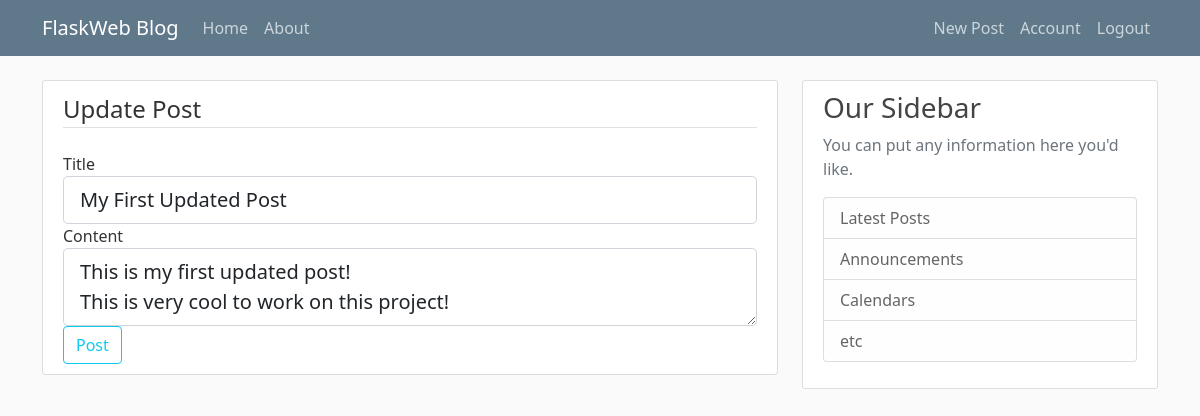
Screenshot of /post/1/update (signed in) with the database file from the repository.
### flaskweb/models.py (models this page shows, shortened)
class Post(db.Model):
    id = db.Column(db.Integer, primary_key=True)
    title = db.Column(db.String(100), nullable=False)
    date_posted = db.Column(db.DateTime, nullable=False, default=datetime.utcnow)
    content = db.Column(db.Text, nullable=False)
    user_id = db.Column(db.Integer, db.ForeignKey('user.id'), nullable=False)

### flaskweb/posts/routes.py (the view)
@posts.route('/post/<int:post_id>/update', methods=['GET', 'POST'])
@login_required
def update_post(post_id):
    post = Post.query.get_or_404(post_id)
    if post.author != current_user:
        abort(403)
    form = PostForm()
    if form.validate_on_submit():
        post.title = form.title.data
        post.content = form.content.data
        db.session.commit()
        flash('Your post has been successfully updated!', 'success')
        return redirect(url_for('posts.post', post_id=post.id))
    elif request.method == 'GET':
        form.title.data = post.title
        form.content.data = post.content
    return render_template('create_post.html', title='Update Post', form=form, legend='Update Post')

### flaskweb/posts/forms.py
class PostForm(FlaskForm):
    title = StringField('Title', validators=[DataRequired()])
    content = TextAreaField('Content', validators=[DataRequired()])
    submit = SubmitField('Post')

### flaskweb/models.py (called while the page is built)
@login_manager.user_loader
def load_user(user_id):
    return User.query.get(int(user_id))

### flaskweb/templates/create_post.html (shortened to what this page needs)
{% extends "layout.html" %}
{% block content %}
<div class="content-section">
    <form method="POST" action="">
        <fieldset class="form-group">
            <legend class="border-bottom mb-4">{{ legend }}</legend>
            <div class="form-group">
                {{ form.title.label(class="form-control-label") }}
                {% if form.title.errors %}
                {{ form.title(class="form-control form-control-lg is-invalid") }}
                <div class="invalid-feedback">
                    {% for error in form.title.errors %}
                    <span>{{ error }}</span>
                    {% endfor %}
                </div>
                {% else %}
                {{ form.title(class="form-control form-control-lg") }}
                {% endif %}
            </div>
            <div class="form-group">
                {{ form.content.label(class="form-control-label") }}
                {% if form.content.errors %}
                {{ form.content(class="form-control form-control-lg is-invalid") }}
                <div class="invalid-feedback">
                    {% for error in form.content.errors %}
                    <span>{{ error }}</span>
                    {% endfor %}
                </div>
                {% else %}
                {{ form.content(class="form-control form-control-lg") }}
                {% endif %}
            </div>
        </fieldset>
        <div class="form-group">
            {{ form.submit(class="btn btn-outline-info") }}
        </div>
    </form>
</div>
{% endblock content %}

### flaskweb/static/main.css (style rules this page uses)
body { background: #fafafa; color: #333333; margin-top: 5rem; }
.content-section { background: #ffffff; padding: 10px 20px; border: 1px solid #dddddd; border-radius: 3px; margin-bottom: 20px; }

### rows the page displays
Post: title "My First Updated Post", content "This is my first updated post! This is very cool to work on this project!"

### other values shown
{{ legend }} "Update Post"
